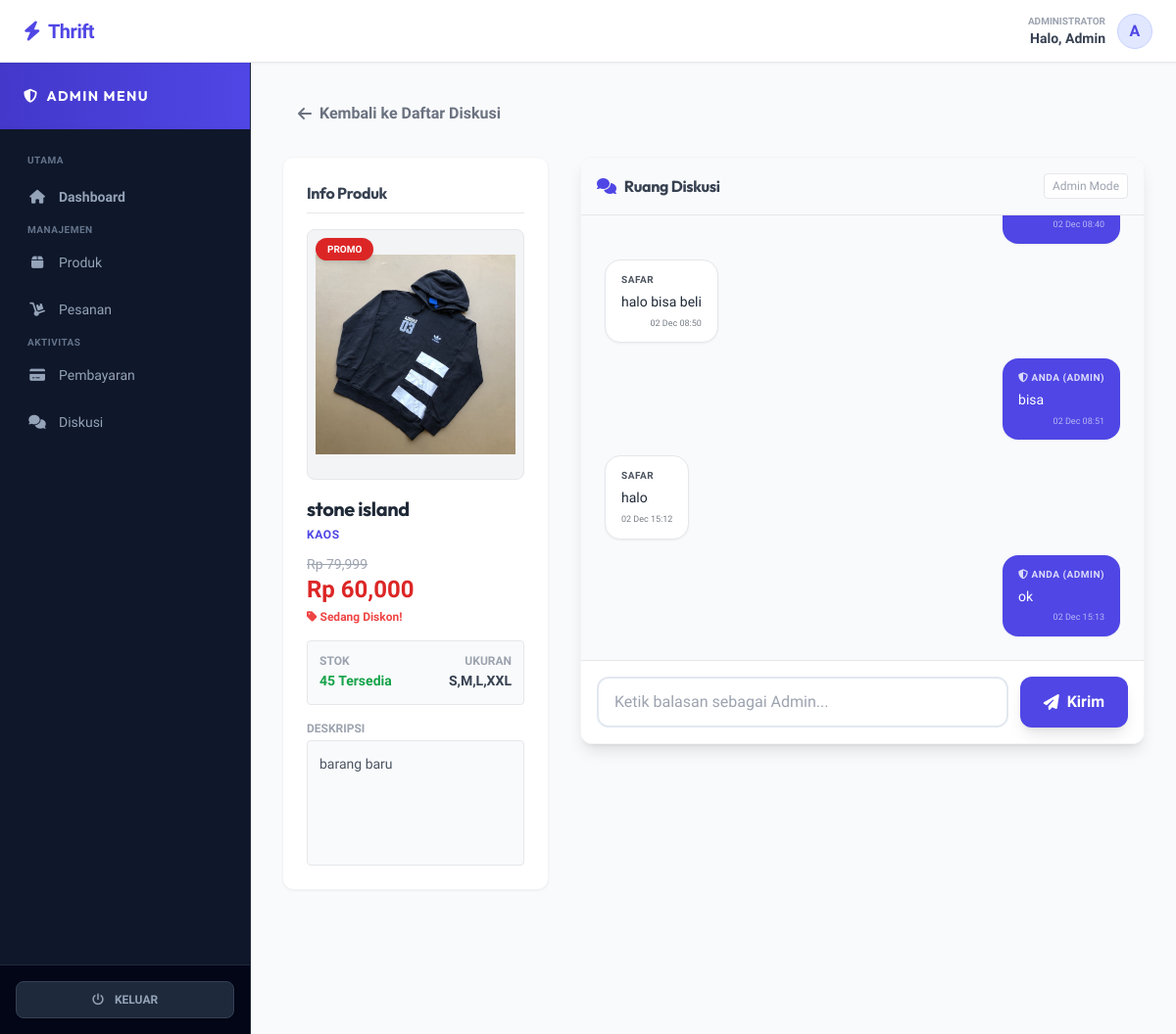
The app's page /admin/reply?product_id=2 (signed in) with its own data.
### tables this page shows
CREATE TABLE `products` (
  `id` int(11) NOT NULL,
  `name` varchar(255) NOT NULL,
  `description` text DEFAULT NULL,
  `price` decimal(10,2) NOT NULL,
  `category` varchar(50) DEFAULT NULL,
  `size` varchar(10) DEFAULT NULL,
  `stock` int(11) DEFAULT 1,
  `image` varchar(255) DEFAULT NULL,
  `created_at` timestamp NOT NULL DEFAULT current_timestamp(),
  `discount_price` decimal(10,2) DEFAULT 0.00
);

CREATE TABLE `discussions` (
  `id` int(11) NOT NULL,
  `product_id` int(11) NOT NULL,
  `user_id` int(11) NOT NULL,
  `message` text NOT NULL,
  `created_at` timestamp NOT NULL DEFAULT current_timestamp()
);

CREATE TABLE `users` (
  `id` int(11) NOT NULL,
  `name` varchar(100) NOT NULL,
  `email` varchar(100) NOT NULL,
  `password` varchar(255) NOT NULL,
  `role` enum('admin','user') DEFAULT 'user',
  `created_at` timestamp NOT NULL DEFAULT current_timestamp(),
  `phone` varchar(20) DEFAULT NULL,
  `address` text DEFAULT NULL
);

### app/Controllers/AdminController.php (called while the page is built, shortened)
<?php
class AdminController {
    public function replyChat() {
        $productId = $_GET['product_id'];
        $db = (new Database())->getConnection();
        $stmt = $db->prepare("SELECT * FROM products WHERE id = ?");
        $stmt->execute([$productId]);
        $product = $stmt->fetch(PDO::FETCH_ASSOC);
        $stmtChat = $db->prepare("SELECT discussions.*, users.name, users.role FROM discussions JOIN users ON discussions.user_id = users.id WHERE product_id = ? ORDER BY created_at ASC");
        $stmtChat->execute([$productId]);
        $chats = $stmtChat->fetchAll(PDO::FETCH_ASSOC);
        require_once ROOT_PATH . '/views/admin/products/reply.php';
    }
}
?>

### public/index.php (called while the page is built, shortened)
<?php
require_once ROOT_PATH . '/app/Controllers/AdminController.php';
$router = new Router();
$router->add('/', 'HomeController', 'index');
$router->add('/product', 'ProductController', 'detail');
$router->add('/login', 'AuthController', 'login');
$router->add('/register', 'AuthController', 'register');
$router->add('/logout', 'AuthController', 'logout');
$router->add('/account', 'AuthController', 'account');
$router->add('/orders', 'AuthController', 'orders');
$router->add('/profile/edit', 'AuthController', 'editProfile');
$router->add('/profile/update', 'AuthController', 'updateProfile');
$router->add('/cart', 'CartController', 'index');
$router->add('/cart/add', 'CartController', 'add');
$router->add('/cart/remove', 'CartController', 'remove');
$router->add('/cart/clear', 'CartController', 'clear');
$router->add('/cart/buy-now', 'CartController', 'buyNow');
$router->add('/checkout', 'CartController', 'checkout');
$router->add('/checkout/process', 'CartController', 'processCheckout');
$router->add('/payment', 'CartController', 'payment');
$router->add('/order/confirm-payment', 'CartController', 'confirmPayment');
$router->add('/wishlist', 'WishlistController', 'index');
$router->add('/wishlist/toggle', 'WishlistController', 'toggle');
$router->add('/discussion/send', 'DiscussionController', 'send');
$router->add('/review/submit', 'ReviewController', 'submit');
$router->add('/admin', 'AdminController', 'index');
$router->add('/admin/products', 'AdminController', 'products');
$router->add('/admin/create', 'AdminController', 'create');
$router->add('/admin/store', 'AdminController', 'store');
$router->add('/admin/edit', 'AdminController', 'edit');
$router->add('/admin/update', 'AdminController', 'update');
$router->add('/admin/delete', 'AdminController', 'delete');
$router->add('/admin/orders', 'AdminController', 'orders');
$router->add('/admin/order-detail', 'AdminController', 'orderDetail');
$router->add('/admin/order-update', 'AdminController', 'updateOrder');
$router->add('/admin/delete-order', 'AdminController', 'deleteOrder');
$router->add('/admin/order/accept', 'AdminController', 'acceptPayment');
$router->add('/admin/payments', 'AdminController', 'payments');
$router->add('/admin/payments/create', 'AdminController', 'createPayment');
$router->add('/admin/payments/store', 'AdminController', 'storePayment');
$router->add('/admin/payments/edit', 'AdminController', 'editPayment');
$router->add('/admin/payments/update', 'AdminController', 'updatePayment');
$router->add('/admin/payments/delete', 'AdminController', 'deletePayment');
$router->add('/admin/discussions', 'AdminController', 'discussions');
$router->add('/admin/reply', 'AdminController', 'replyChat');
$router->dispatch($_SERVER['REQUEST_URI']);
?>

### views/admin/products/reply.php (the view, shortened to what this page needs)
<?php include ROOT_PATH . '/views/layouts/header.php'; ?>
<div class="flex h-screen pt-16 bg-gray-50 overflow-hidden">
    <?php include ROOT_PATH . '/views/layouts/admin_sidebar.php'; ?>
    <div class="flex-1 flex flex-col lg:ml-64 h-full relative w-full overflow-y-auto custom-scroll">
        <main class="flex-1 p-8 fade-in pb-24">
            <div class="mb-6">
                <a href="/admin/discussions" class="text-gray-500 hover:text-indigo-600 font-bold flex items-center gap-2 w-fit px-4 py-2 rounded-lg hover:bg-gray-100 transition">
                    <i class="fas fa-arrow-left"></i> Kembali ke Daftar Diskusi
                </a>
            </div>
            <div class="grid grid-cols-1 lg:grid-cols-3 gap-8">
                <div class="lg:col-span-1">
                    <div class="bg-white p-6 rounded-xl shadow-sm border border-gray-100 sticky top-6">
                        <h3 class="font-bold text-gray-700 mb-4 border-b pb-2">Info Produk</h3>
                        <div class="relative h-64 mb-4 bg-gray-100 rounded-lg overflow-hidden border border-gray-200">
                            <img src="<?= $product['image'] ?>" class="w-full h-full object-contain p-2">
                            <?php if($product['discount_price'] > 0): ?>
                                <div class="absolute top-2 left-2 bg-red-600 text-white px-3 py-1 rounded-full shadow-md animate-pulse">
                                    <p class="text-[10px] font-bold uppercase">PROMO</p>
                                </div>
                            <?php endif; ?>
                        </div>
                        <h2 class="text-xl font-bold text-gray-800 mb-1"><?= $product['name'] ?></h2>
                        <p class="text-xs font-bold text-indigo-600 uppercase tracking-wider mb-3"><?= $product['category'] ?></p>
                        <div class="mb-4">
                            <?php if($product['discount_price'] > 0): ?>
                                <div class="flex flex-col">
                                    <span class="text-gray-400 line-through text-sm">Rp <?= number_format($product['price']) ?></span>
                                    <span class="text-2xl font-bold text-red-600">Rp <?= number_format($product['discount_price']) ?></span>
                                </div>
                                <p class="text-red-500 text-xs mt-1 font-bold"><i class="fas fa-tag"></i> Sedang Diskon!</p>
                            <?php else: ?>
                                <span class="text-2xl font-bold text-indigo-600">Rp <?= number_format($product['price']) ?></span>
                            <?php endif; ?>
                        </div>
                        <div class="flex justify-between items-center mb-4 bg-gray-50 p-3 rounded border">
                            <div>
                                <p class="text-xs text-gray-400 font-bold uppercase">Stok</p>
                                <?php if($product['stock'] > 0): ?>
                                    <span class="text-green-600 font-bold text-sm"><?= $product['stock'] ?> Tersedia</span>
                                <?php else: ?>
                                    <span class="text-red-600 font-bold text-sm">Habis</span>
                                <?php endif; ?>
                            </div>
                            <div class="text-right">
                                <p class="text-xs text-gray-400 font-bold uppercase">Ukuran</p>
                                <span class="text-gray-700 font-bold text-sm"><?= $product['size'] ?></span>
                            </div>
                        </div>
                        <p class="text-xs text-gray-400 font-bold uppercase mb-1">Deskripsi</p>
                        <div class="text-sm text-gray-600 bg-gray-50 p-3 rounded border h-32 overflow-y-auto custom-scroll leading-relaxed">
                            <?= $product['description'] ?>
                        </div>
                    </div>
                </div>
                <div class="lg:col-span-2">
                    <div class="bg-white rounded-xl shadow-lg border border-gray-100 overflow-hidden flex flex-col h-[600px]">
                        <div class="bg-gray-50 p-4 border-b border-gray-200 flex justify-between items-center">
                            <h3 class="font-bold text-gray-700 flex items-center gap-2">
                                <i class="fas fa-comments text-indigo-600"></i> Ruang Diskusi
                            </h3>
                            <span class="text-xs text-gray-400 bg-white px-2 py-1 rounded border">Admin Mode</span>
                        </div>
                        <div class="flex-1 p-6 overflow-y-auto custom-scroll space-y-4 bg-slate-50" id="chatContainer">
                            <?php if(empty($chats)): ?>
                                <div class="h-full flex flex-col items-center justify-center text-gray-400 italic">
                                    <i class="far fa-comment-dots text-4xl mb-2 text-gray-300"></i>
                                    <p>Belum ada diskusi. Tunggu pembeli bertanya.</p>
                                </div>
                            <?php else: ?>
                                <?php foreach($chats as $chat): ?>
                                    <?php
                                        $isMe = ($chat['user_id'] == $_SESSION['user_id']);
                                    ?>
                                    <div class="flex flex-col <?= $isMe ? 'items-end' : 'items-start' ?>">
                                        <div class="max-w-[80%] <?= $isMe ? 'bg-indigo-600 text-white' : 'bg-white text-gray-800 border border-gray-200' ?> px-4 py-3 rounded-2xl shadow-sm relative">
                                            <span class="text-[10px] font-bold block mb-1 opacity-80 uppercase tracking-wider">
                                                <?= $isMe ? '<i class="fas fa-shield-alt"></i> ANDA (ADMIN)' : htmlspecialchars($chat['name']) ?>
                                            </span>
                                            <p class="text-sm leading-relaxed"><?= htmlspecialchars($chat['message']) ?></p>
                                            <span class="text-[9px] block text-right mt-1 opacity-60">
                                                <?= date('d M H:i', strtotime($chat['created_at'])) ?>
                                            </span>
                                        </div>
                                    </div>
                                <?php endforeach; ?>
                            <?php endif; ?>
                        </div>
                        <div class="p-4 bg-white border-t border-gray-200">
                            <form action="/discussion/send" method="POST" class="flex gap-3">
                                <input type="hidden" name="redirect_admin" value="true"> <input type="text" name="message" required
                                       class="flex-1 border-2 border-gray-200 px-4 py-3 rounded-xl focus:border-indigo-600 focus:outline-none transition"
                                       placeholder="Ketik balasan sebagai Admin...">
                                <button type="submit" class="bg-indigo-600 text-white px-6 rounded-xl font-bold hover:bg-indigo-700 transition shadow-lg flex items-center gap-2">
                                    <i class="fas fa-paper-plane"></i> Kirim
                                </button>
                            </form>
                        </div>
                    </div>
                </div>
            </div>
        </main>
        <?php include ROOT_PATH . '/views/layouts/footer.php'; ?>

### public/css/style.css (style rules this page uses)
:root { --primary: #4f46e5; --primary-dark: #3730a3; --accent: #f43f5e; --dark: #0f172a; --light: #f8fafc; }
body { font-family: 'Urbanist', sans-serif; background-color: #f8fafc; color: #1e293b; -webkit-font-smoothing: antialiased; overflow-x: hidden; }
h1, h2, h3, h4, h5, h6, .brand-font { font-family: 'Outfit', sans-serif; letter-spacing: -0.02em; }
button, .btn { transition: all 0.2s ease; position: relative; overflow: hidden; }
.fade-in { animation: fadeInUp 0.6s ease-out forwards; opacity: 0; transform: translateY(20px); }
input[type="text"], input[type="email"], input[type="password"], input[type="number"], select, textarea { transition: all 0.3s ease; border: 2px solid #e2e8f0; background-color: #fff; }

### records on screen
products: image (picture), name "stone island", category "KAOS", price "79,999", discount_price "60,000", stock "45", size "S,M,L,XXL", description "barang baru"
discussions: created_at "02 Dec 08:40"
discussions: user.name "SAFAR", message "halo bisa beli", created_at "02 Dec 08:50"
discussions: shows "ANDA (ADMIN)", message "bisa", created_at "02 Dec 08:51"
discussions: user.name "SAFAR", message "halo", created_at "02 Dec 15:12"
discussions: shows "ANDA (ADMIN)", message "ok", created_at "02 Dec 15:13"

### other values on screen
explode(' ', $_SESSION['name'] ?? 'Admin')[0] "Admin"
